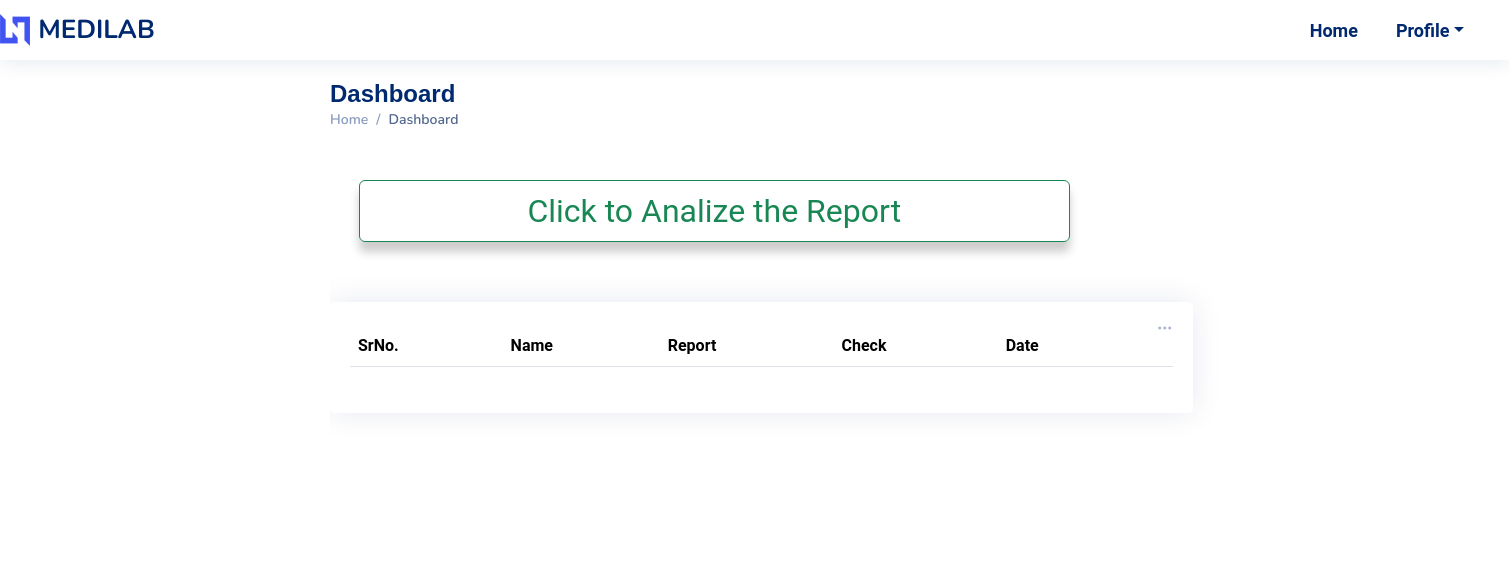
The app's page /dashboard (signed in), older data.
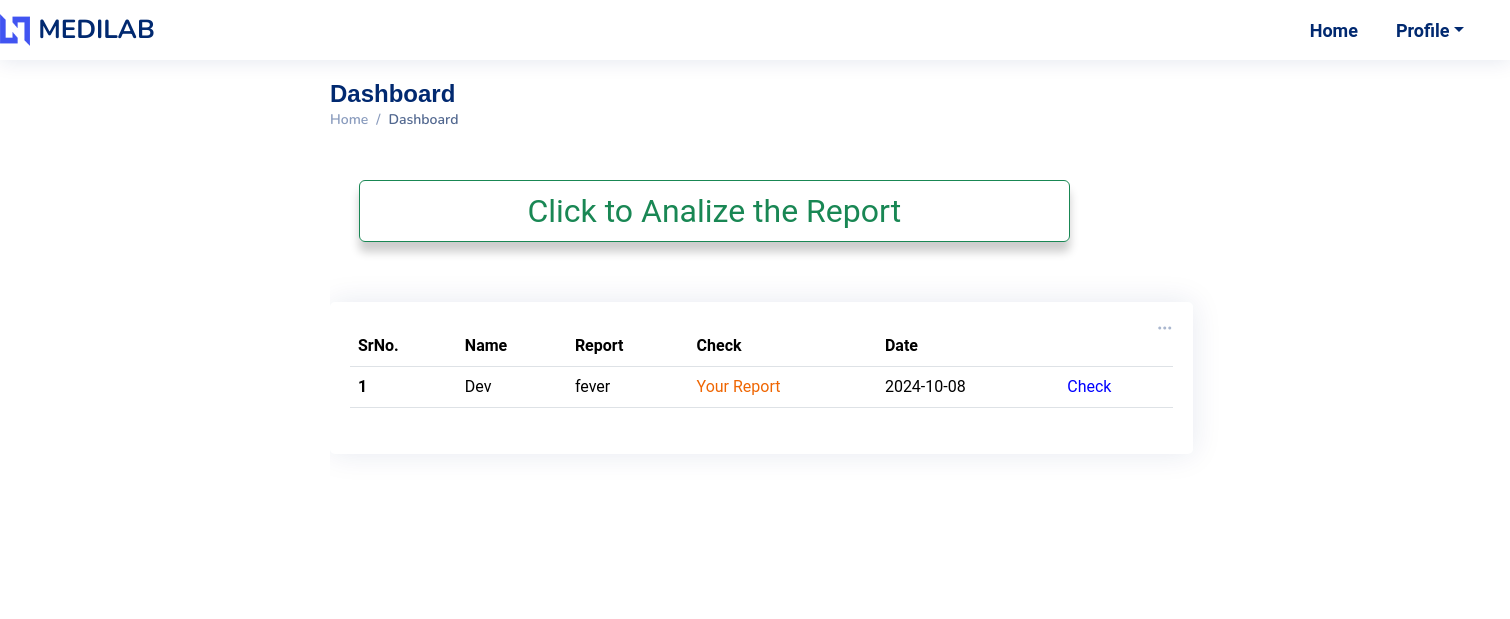
The same page, newer data.
### main.py (models this page shows)
class Prevreports(db.Model):
    __tablename__ = 'prevreports'  # Fix: Table name should be double-underscored.
    Sno = db.Column(db.Integer, primary_key=True)
    Email = db.Column(db.String(80), db.ForeignKey('login.Email'),nullable=False)  # Fix: Correct foreign key table name 'login.Email'.
    Name = db.Column(db.String(80), nullable=False)
    Report = db.Column(db.String(150), nullable=False)
    File=db.Column(db.String(200),nullable=False)
    Date = db.Column(db.String(80), nullable=True)

### main.py (the view)
@app.route("/dashboard")
def dash():
    if('user' in session):
        user=Login.query.filter_by(Username=session['user']).first()
        if user:
            x=Prevreports.query.filter_by(Email=user.Email).first()
            data=Prevreports.query.filter_by(Email=user.Email).all()
            return render_template("dashboard.html",data=data,x=x)
    else:
        return render_template('dashboard.html',x='user')

### templates/dashboard.html (shortened to what the changed rows need)
<!DOCTYPE html>
<html lang="en">
<head>
  <link href="{{url_for('static',filename='assets/vendordsh/bootstrap/css/bootstrap.min.css')}}" rel="stylesheet">
  <link href="{{url_for('static',filename='assets/vendordsh/bootstrap-icons/bootstrap-icons.css')}}" rel="stylesheet">
  <link href="{{url_for('static',filename='assets/vendordsh/boxicons/css/boxicons.min.css')}}" rel="stylesheet">
  <link href="{{url_for('static',filename='assets/vendordsh/quill/quill.snow.css')}}" rel="stylesheet">
  <link href="{{url_for('static',filename='assets/vendordsh/quill/quill.bubble.css')}}" rel="stylesheet">
  <link href="{{url_for('static',filename='assets/vendordsh/remixicon/remixicon.css')}}" rel="stylesheet">
  <link href="{{url_for('static',filename='assets/vendordsh/simple-datatables/style.css')}}" rel="stylesheet">
  <link href="{{url_for('static',filename='assets/css/styledsh.css')}}" rel="stylesheet">
  <link href="{{url_for('static',filename='assets/css/main.css')}}" rel="stylesheet">
</head>
<body style="width: 100%;height: 100%;">
  <main id="main" class="main" style="height: 100%; width: 100%;">
    <div class="pagetitle">
      <h1>Dashboard</h1>
      <br>
    </div>
    <section class="section dashboard" style="width: 100%;">
      <div class="row">
        <div class="col-lg-8">
          <div class="row">
            <div >
              <div class="card info-card sales-card" style="width: 90%;">
                <br>
                <div class="card-body">
                  <table class="table">
                    <thead class="thead-dark">
                      <tr>
                        <th scope="col">SrNo. </th>
                        <th scope="col">Name</th>
                        <th scope="col">Report</th>
                        <th scope="col">Check</th>
                        <th scope="col">Date</th>
                        <th scope="col"></th>
                      </tr>
                    </thead>
                    <tbody>
                      {% for p in data %}
                      <tr>
                        <th >{{p.Sno}}</th>
                        <td>{{p.Name}}</td>
                        <td>{{p.Report}}</td>
                        <td><a href="/dashboard/yourpdf{{p.File}}">
                        Your Report</a></td>
                        <td>{{p.Date}}</td>
                        <td><a href="/dashboard/rpt/analyze?filename={{p.File}}" style="color: blue;">Check</a></td>
                      </tr>
                      {% endfor %}
                    </tbody>
                  </table>
                </div>
              </div>
            </div>
          </main>
</body>
</html>

Row changes from the older to the newer data that the page shows:
added Prevreports: Sno "1", Name "Dev", Report "fever", Date "2024-10-08"
